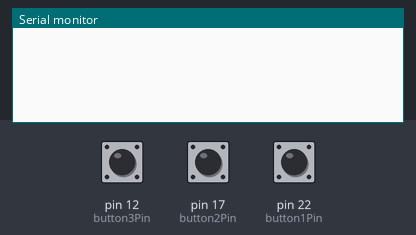
Bench run of a sketch on a simulated Arduino Mega 2560, built with avr-gcc and run on an emulated ATmega2560. Shown: the last lines printed to the serial monitor. The inputs (shaded band) are chosen by the test bench; at power-on: pin 12 (button3Pin) HIGH, pin 17 (button2Pin) HIGH, pin 22 (button1Pin) HIGH.

Above: at 1.2 s.
1.3 s: pin 12 (button3Pin) pulled LOW for 0.15 s
At 2.6 s:
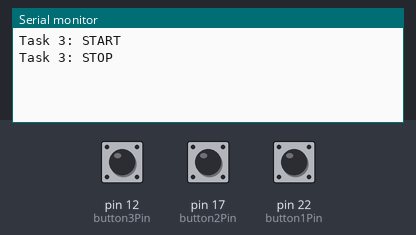
2.9 s: pin 17 (button2Pin) pulled LOW for 0.15 s
At 3.03 s:
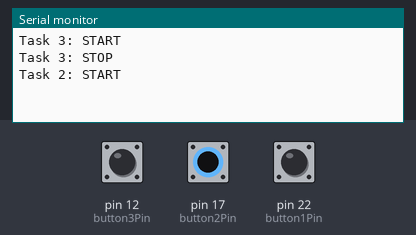
4.5 s: pin 22 (button1Pin) pulled LOW for 0.15 s
At 5.3 s:
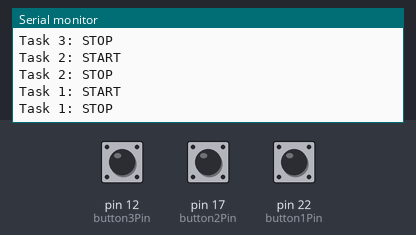

The sketch:

Tdisplay.ino
```cpp
const int button1Pin = 22;
const int button2Pin = 17;
const int button3Pin = 12;

// Track button states
bool b1 = false, b2 = false, b3 = false;

// Track task states
bool task1Active = false;
bool task2Active = false;
bool task3Active = false;
bool task4Active = false;
bool task5Active = false;
bool task6Active = false;

void setup() {
  Serial.begin(9600);
  pinMode(button1Pin, INPUT_PULLUP);
  pinMode(button2Pin, INPUT_PULLUP);
  pinMode(button3Pin, INPUT_PULLUP);
}

void loop() {
  // Read button states (LOW = START)
  b1 = digitalRead(button1Pin) == LOW;
  b2 = digitalRead(button2Pin) == LOW;
  b3 = digitalRead(button3Pin) == LOW;

  // --- Task 6: All buttons ---
  if (b1 && b2 && b3) {
    if (!task6Active) {
      Serial.println("Task 6: START");
      task6Active = true;
    }
  } else if (task6Active) {
    Serial.println("Task 6: STOP");
    task6Active = false;
  }

  // --- Task 4: Button 1 + 2 ---
  if (b1 && b2 && !b3) {
    if (!task4Active) {
      Serial.println("Task 4: START");
      task4Active = true;
    }
  } else if (task4Active) {
    Serial.println("Task 4: STOP");
    task4Active = false;
  }

  // --- Task 5: Button 2 + 3 ---
  if (b2 && b3 && !b1) {
    if (!task5Active) {
      Serial.println("Task 5: START");
      task5Active = true;
    }
  } else if (task5Active) {
    Serial.println("Task 5: STOP");
    task5Active = false;
  }

  // --- Task 1: Only Button 1 ---
  if (b1 && !b2 && !b3) {
    if (!task1Active) {
      Serial.println("Task 1: START");
      task1Active = true;
    }
  } else if (task1Active) {
    Serial.println("Task 1: STOP");
    task1Active = false;
  }

  // --- Task 2: Only Button 2 ---
  if (b2 && !b1 && !b3) {
    if (!task2Active) {
      Serial.println("Task 2: START");
      task2Active = true;
    }
  } else if (task2Active) {
    Serial.println("Task 2: STOP");
    task2Active = false;
  }

  // --- Task 3: Only Button 3 ---
  if (b3 && !b1 && !b2) {
    if (!task3Active) {
      Serial.println("Task 3: START");
      task3Active = true;
    }
  } else if (task3Active) {
    Serial.println("Task 3: STOP");
    task3Active = false;
  }

  delay(50);  // Small debounce + CPU relief
}
```

Measured:
- after the input at 1.3 s, the serial monitor: prints a new line at once (image 1)
- after the input at 2.9 s, the serial monitor: prints a new line at once (image 2)
- after the input at 4.5 s, the serial monitor: prints a new line at once (image 3)
